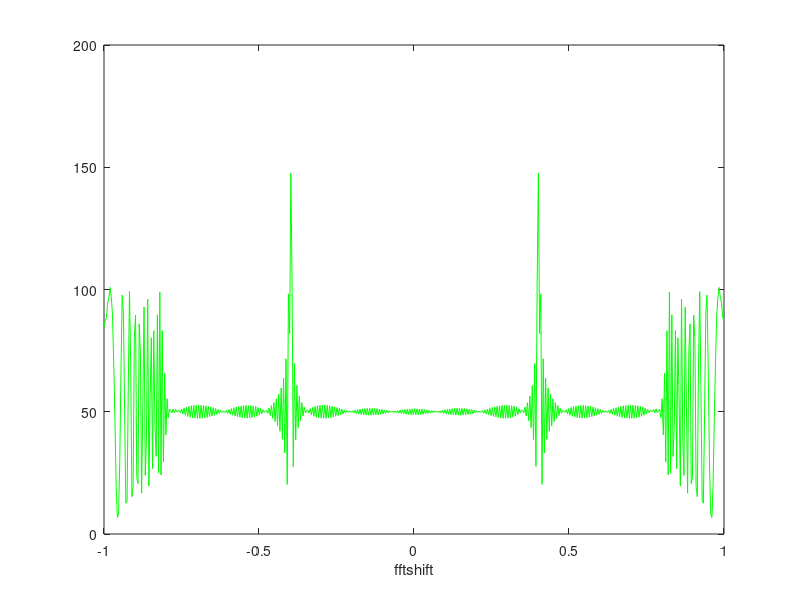

MATLAB code to generate this figure: (Note: this script raises an error after producing the figure.)
%% init workspace
clc;clear all;close all;
%%
fs = 500;
t = [0:1/fs:2];
sn = sin(2*pi*100*t);
% f = 100*t+200;
% chirp = cos(2*pi*f*t);
Chirp = chirp(t,200,2,400);
dlta =zeros(size(t)); dlta(250) = 50;
x = sn + dlta + Chirp;

%% fft
fft_x = fft(x,512);
fftshift_x = fftshift(fft_x);
W_fftshift =  linspace(-pi,pi,length(fftshift_x));

figure;plot(W_fftshift/pi,abs(fftshift_x),'g'); xlabel('fftshift');
%% spectrogram
figure
spectrogram(x,hamming(256));
figure
spectrogram(x,hamming(512));



